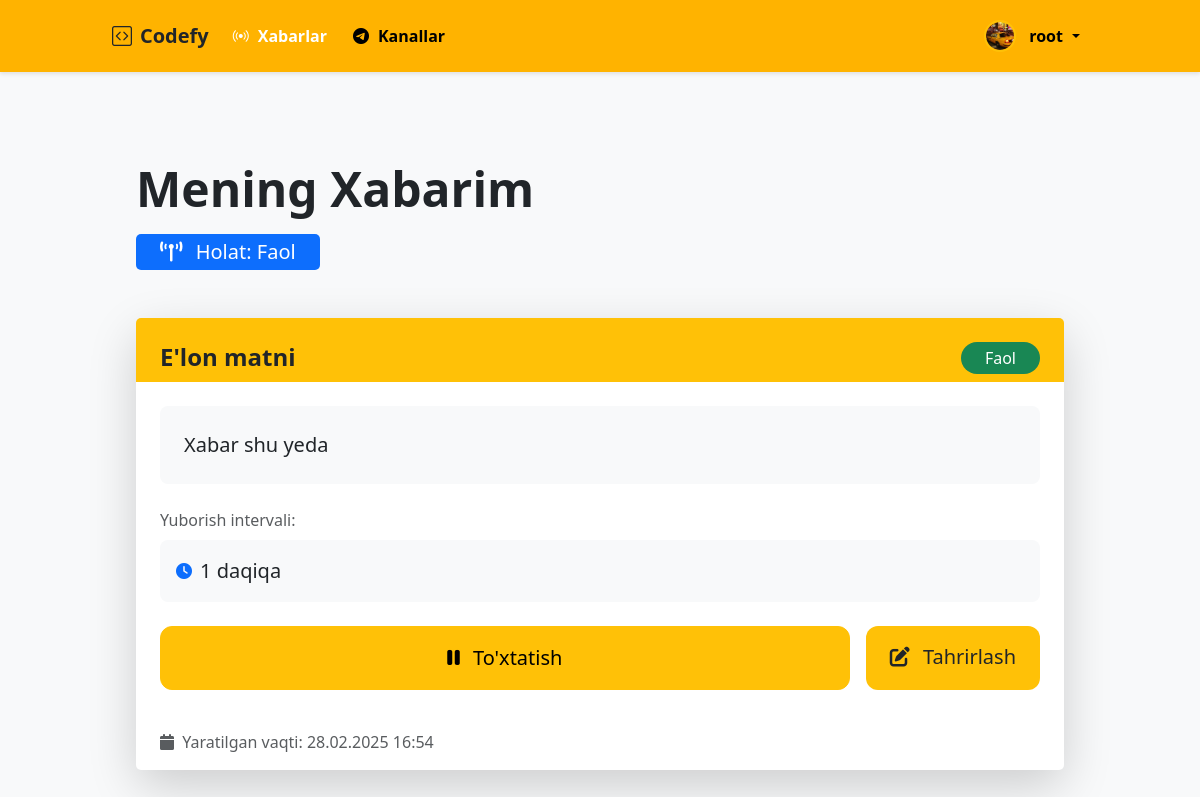
The app's page / (signed in), older data.
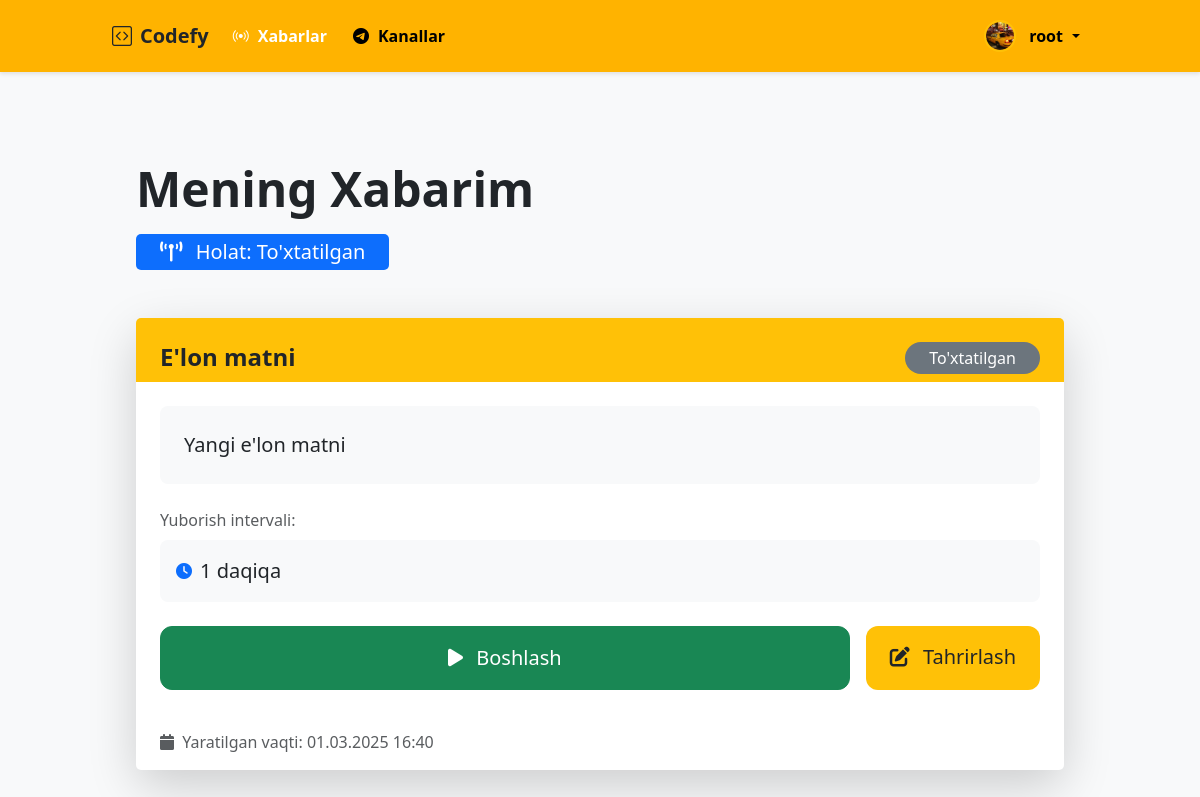
The same page, newer data.
### announcement/models.py (models this page shows)
class Announcement(models.Model):
    user = models.ForeignKey(User, on_delete=models.CASCADE)
    message = models.TextField()
    interval = models.IntegerField(default=5)
    is_active = models.BooleanField(default=False)
    created_at = models.DateTimeField(auto_now_add=True)
    class Meta:
        db_table = 'announcements'

### announcement/views.py (the view)
# urls.py: path('', views.announcement_list, name='list'),  # Asosiy sahifa
@login_required
def announcement_list(request):
    announcement = Announcement.objects.first()
    return render(request, 'announcement/list.html', {'announcement': announcement})

### templates/announcement/list.html (shortened to what this page needs)
{% extends 'base.html' %}
{% load static %}
{% block content %}
<div class="container-fluid py-5 px-4">
    <div class="d-flex justify-content-between align-items-center mb-5">
        <div>
            <h2 class="display-5 fw-bold mb-3">Mening Xabarim</h2>
            <div class="badge bg-primary fs-5 px-4 py-2">
                <i class="fas fa-broadcast-tower me-2"></i>
                Holat: {% if announcement.is_active %}Faol{% else %}To'xtatilgan{% endif %}
            </div>
        </div>
    </div>
    {% if announcement %}
    <div class="card border-0 shadow-lg rounded-4">
        <div class="card-header bg-white border-0 pt-4 pb-2 px-4">
            <div class="d-flex justify-content-between align-items-center">
                <h4 class="card-title fw-bold mb-0 fs-4">E'lon matni</h4>
                <span class="badge {% if announcement.is_active %}bg-success{% else %}bg-secondary{% endif %} rounded-pill px-4 py-2 fs-6">
                    {% if announcement.is_active %}Faol{% else %}To'xtatilgan{% endif %}
                </span>
            </div>
        </div>
        <div class="card-body p-4">
            <div class="bg-light p-4 rounded-3 mb-4">
                <p class="fs-5 mb-0">{{ announcement.message }}</p>
            </div>
            <div class="mb-4">
                <label class="text-muted fs-6 mb-2">Yuborish intervali:</label>
                <div class="bg-light p-3 rounded-3 d-flex align-items-center">
                    <i class="fas fa-clock me-2 text-primary"></i>
                    <span class="fs-5">{{ announcement.interval }} daqiqa</span>
                </div>
            </div>
            <div class="d-flex gap-3">
                {% if announcement.is_active %}
                <a href="{% url 'announcement:stop_announcement' announcement.id %}"
                   class="btn btn-warning flex-grow-1 py-3 fs-5">
                    <i class="fas fa-pause me-2"></i> To'xtatish
                </a>
                {% else %}
                <a href="{% url 'announcement:start_announcement' announcement.id %}"
                   class="btn btn-success flex-grow-1 py-3 fs-5">
                    <i class="fas fa-play me-2"></i> Boshlash
                </a>
                {% endif %}
                <a href="{% url 'announcement:edit' announcement.id %}"
                   class="btn btn-primary py-3 px-4 fs-5">
                    <i class="fas fa-edit me-2"></i> Tahrirlash
                </a>
            </div>
        </div>
        <div class="card-footer bg-white border-0 px-4 py-3">
            <small class="text-muted fs-6">
                <i class="fas fa-calendar me-1"></i>
                Yaratilgan vaqti: {{ announcement.created_at|date:"d.m.Y H:i" }}
            </small>
        </div>
    </div>
    {% endif %}
</div>
{% endblock %}

Row changes from the older to the newer data that the page shows:
removed Announcement: message "Xabar shu yeda", interval "1", created_at "28.02.2025 16:54"
added Announcement: message "Yangi e'lon matni", interval "1", created_at "01.03.2025 16:40"
Text that changed along with them:
text no longer shown: "Faol Faol To'xtatish"
text now shown: "To'xtatilgan To'xtatilgan Boshlash"
